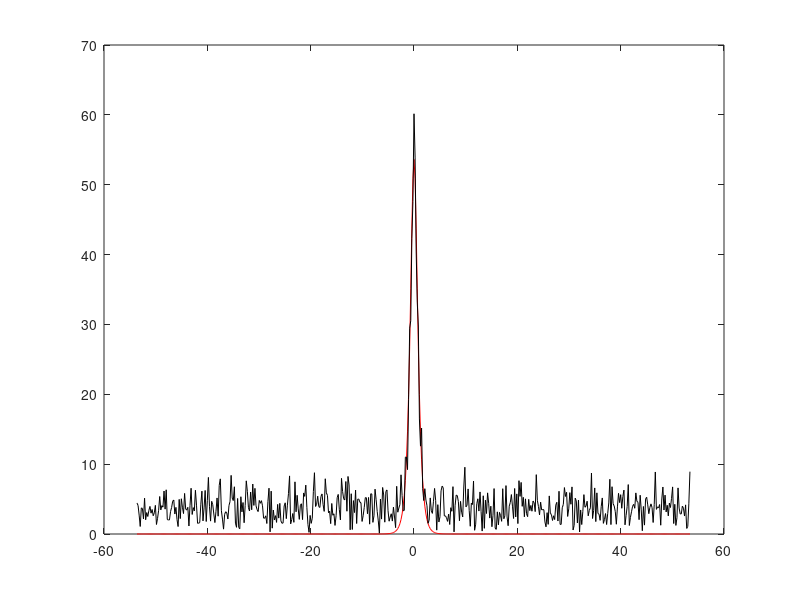

Recreate this plot in MATLAB.
clear all; close all; clc;

T=30; %sample signal for 30 seconds
n=512; %how many points

t2=linspace(-T/2,T/2,n+1); t=t2(1:n); %512 + 1 points, last point is same as first

%below tells you the frequency components b/c fft things you are working on
%a 2pi periodic domain
k=(2*pi/T)*[0:n/2-1 -n/2:-1];
%fft shifts things so we have to shif back
ks=fftshift(k);
%here is our function
u=sech(t);

%now lets fft this sucka
ut=fft(u);
%add to every frequency component a little noise, to real and complex part.


%subplot(2,1,1), plot(t,u,'r', t, abs(un),'k')
%subplot(2,1,2), plot(ks, abs(fftshift(ut)),'r',ks,abs(fftshift(utn)))

noise=30;
ave=zeros(1,n);
%repeated sampling
realizations=100;
for j=1:realizations
    utn=ut+noise*(randn(1,n)+1i*randn(1,n));
    ave=ave+utn;
    ave2=abs(fftshift(ave))/j;
plot(ks,abs(fftshift(ut)),'r',ks,ave2,'k');
pause(0.5)

end

